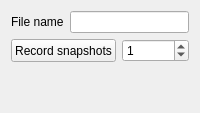
                      <widget class="QWidget" name="page_4">
                       <attribute name="label">
                        <string>Snapshots</string>
                       </attribute>
                       <layout class="QVBoxLayout" name="verticalLayout_8">
                        <item>
                         <layout class="QVBoxLayout" name="verticalLayout_10">
                          <item>
                           <layout class="QHBoxLayout" name="horizontalLayout_2">
                            <item>
                             <widget class="QLabel" name="snapshotLabel_3">
                              <property name="text">
                               <string>File name</string>
                              </property>
                             </widget>
                            </item>
                            <item>
                             <widget class="QLineEdit" name="filePrefixSnapshotsLineEdit">
                              <property name="toolTip">
                               <string>File prefix used to prepend to anapshot file names</string>
                              </property>
                              <property name="text">
                               <string/>
                              </property>
                              <property name="placeholderText">
                               <string/>
                              </property>
                             </widget>
                            </item>
                           </layout>
                          </item>
                          <item>
                           <layout class="QHBoxLayout" name="horizontalLayout_4">
                            <item>
                             <widget class="QPushButton" name="snapshotButton">
                              <property name="sizePolicy">
                               <sizepolicy hsizetype="Minimum" vsizetype="Minimum">
                                <horstretch>0</horstretch>
                                <verstretch>0</verstretch>
                               </sizepolicy>
                              </property>
                              <property name="toolTip">
                               <string>Record specified number of individual images on base folder</string>
                              </property>
                              <property name="styleSheet">
                               <string notr="true"/>
                              </property>
                              <property name="text">
                               <string>Record snapshots</string>
                              </property>
                              <property name="icon">
                               <iconset>
                                <normaloff>resources/play-button.png</normaloff>resources/play-button.png</iconset>
                              </property>
                              <property name="checkable">
                               <bool>false</bool>
                              </property>
                             </widget>
                            </item>
                            <item>
                             <widget class="QSpinBox" name="nSnapshotsSpinBox">
                              <property name="toolTip">
                               <string>Number of snapshots to record</string>
                              </property>
                              <property name="maximum">
                               <number>100</number>
                              </property>
                              <property name="value">
                               <number>1</number>
                              </property>
                             </widget>
                            </item>
                           </layout>
                          </item>
                          <item>
                           <spacer name="verticalSpacer">
                            <property name="orientation">
                             <enum>Qt::Vertical</enum>
                            </property>
                            <property name="sizeHint" stdset="0">
                             <size>
                              <width>20</width>
                              <height>40</height>
                             </size>
                            </property>
                           </spacer>
                          </item>
                         </layout>
                        </item>
                       </layout>
                      </widget>
